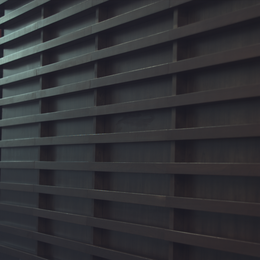
%> input picture general_functions/woodwall_0.png, 260 x 260 px, shrunk from 1024 x 1024 before the run; the run also reads 2 pictures not shown here
$ octave Run_ECC.m   (GNU Octave 9; MATLAB toolbox functions it lacks are replaced by stand-ins)
%> lines starting %> are read from the running program, lines starting %| are printed output that depends on the picture
### general_functions/normalize2D.m
% This function normalizes a 2D matrix I0 to a 0-1 2D matrix I.
%
function I=normalize2D(I0)

I0=double(I0);
MAX=max(max(I0));
MIN=min(min(I0));
delta=MAX-MIN;

[r,c]=size(I0);
I=zeros(r,c);
for i=1:r
    for j=1:c
     I(i,j)=((I0(i,j)-MIN)./delta);
    end
end

end

### general_functions/calculateStokes.m
% This function calculates the 5 polarization parameters of the pixel.
%
% Output parameters:
%  5 polarization parameters: s0,s1,s2,DOLP,AOLP
%
% Input parameters:
%  4 intensity parameters of the pixel: i0,i45,i90,i135
%
function [s0,s1,s2,DOLP,AOLP] = calculateStokes(i0,i45,i90,i135)

% i0,i45,i90,i135: 0~1;
% make sure S0: 0~1, S1: -1~1, S2: -1~1
s0 = 0.5*(i0 + i45 + i90 + i135);
s0 = s0/2;
s1 = i0 - i90;
s2 = i45 - i135;

% make sure DOLP: 0~1
DOLP = sqrt(s1.*s1 + s2.*s2)./(s0);
DOLP(DOLP>1) = 1;
DOLP(DOLP<0) = 0;
DOLP(isnan(DOLP)) = 0;
DOLP(isinf(DOLP)) = 1;

% make sure AOLP: 0~1
AOLP = (1/2) * atan2(s2,s1);
AOLP = AOLP * 180 / pi;
AOLP = mod(AOLP,180)/180.0;

 if max(i0(:)) > 255 || max(i45(:)) > 255 || max(i90(:)) > 255 || max(i135(:)) > 255
    s1 = (s1 + 65535)/131070;
    s2 = (s2 + 65535)/131070;
 elseif max(i0(:) < 1) || max(i45(:) < 1) || max(i90(:) < 1) || max(i135(:) < 1)
    s1 = (s1 + 1)/2;
    s2 = (s2 + 1)/2;
 else
    s1 = (s1 + 255)/510;
    s2 = (s2 + 255)/510;
 end

end

### Edge compensation on correlation (ECC)/ECC.m
%% Demosaic a matrix, and get 4 full-resolution intensity matrices with
% 'edge compensation on correlation' algorithm
%
%% Input:
% The mosaic matrix and mask
%
%% Output:
% 4 demosaiced matrices (4 intensity matrices)
function [I0_d,I45_d,I90_d,I135_d] = ECC(mosaic,mask)
% 90 45
% 135 0
[r,c,h]=size(mosaic);
%% initial interpolation
i90=mosaic(:,:,1);
i45=mosaic(:,:,2);
i135=mosaic(:,:,3);
i0=mosaic(:,:,4);
F=0.25*[1 2 1;
        2 4 2;
        1 2 1];
i90_F=conv2(i90,F,"same");
i45_F=conv2(i45,F,"same");
i135_F=conv2(i135,F,"same");
i0_F=conv2(i0,F,"same");

i90_F=padarray(i90_F,[2 2]);
i45_F=padarray(i45_F,[2 2]);
i135_F=padarray(i135_F,[2 2]);
i0_F=padarray(i0_F,[2 2]);
%% second-order differential
de_h90=zeros(r+4,c+4);
de_v90=zeros(r+4,c+4);
de_h45=zeros(r+4,c+4);
de_v45=zeros(r+4,c+4);
de_h135=zeros(r+4,c+4);
de_v135=zeros(r+4,c+4);
de_h0=zeros(r+4,c+4);
de_v0=zeros(r+4,c+4);
for i=3:r+2
    for j=3:c+2
        de_h90(i,j)=(i90_F(i,j+2)+i90_F(i,j-2)-2*i90_F(i,j))/4;
        de_v90(i,j)=(i90_F(i+2,j)+i90_F(i-2,j)-2*i90_F(i,j))/4;

        de_h45(i,j)=(i45_F(i,j+2)+i45_F(i,j-2)-2*i45_F(i,j))/4;
        de_v45(i,j)=(i45_F(i+2,j)+i45_F(i-2,j)-2*i45_F(i,j))/4;

        de_h135(i,j)=(i135_F(i,j+2)+i135_F(i,j-2)-2*i135_F(i,j))/4;
        de_v135(i,j)=(i135_F(i+2,j)+i135_F(i-2,j)-2*i135_F(i,j))/4;

        de_h0(i,j)=(i0_F(i,j+2)+i0_F(i,j-2)-2*i0_F(i,j))/4;
        de_v0(i,j)=(i0_F(i+2,j)+i0_F(i-2,j)-2*i0_F(i,j))/4;
    end
end

%% average
av_h90=zeros(r+4,c+4);
av_v90=zeros(r+4,c+4);
av_h45=zeros(r+4,c+4);
av_v45=zeros(r+4,c+4);
av_h135=zeros(r+4,c+4);
av_v135=zeros(r+4,c+4);
av_h0=zeros(r+4,c+4);
av_v0=zeros(r+4,c+4);
for i=3:r+2
    for j=3:c+2
        av_h90(i,j)=0.5*(i90_F(i,j+1)+i90_F(i,j-1));
        av_v90(i,j)=0.5*(i90_F(i+1,j)+i90_F(i-1,j));
        av_h45(i,j)=0.5*(i45_F(i,j+1)+i45_F(i,j-1));
        av_v45(i,j)=0.5*(i45_F(i+1,j)+i45_F(i-1,j));
        av_h135(i,j)=0.5*(i135_F(i,j+1)+i135_F(i,j-1));
        av_v135(i,j)=0.5*(i135_F(i+1,j)+i135_F(i-1,j));
        av_h0(i,j)=0.5*(i0_F(i,j+1)+i0_F(i,j-1));
        av_v0(i,j)=0.5*(i0_F(i+1,j)+i0_F(i-1,j));
    end
end

%% second interpolation
i90_2d=0.5*((av_h90-de_h90)+(av_v90-de_v90));
i45_2d=0.5*((av_h45-de_h45)+(av_v45-de_v45));
i135_2d=0.5*((av_h135-de_h135)+(av_v135-de_v135));
i0_2d=0.5*((av_h0-de_h0)+(av_v0-de_v0));

i90_2d=i90_2d(3:r+2,3:c+2);
i45_2d=i45_2d(3:r+2,3:c+2);
i135_2d=i135_2d(3:r+2,3:c+2);
i0_2d=i0_2d(3:r+2,3:c+2);

%% difference interpolation
% 90
d90_45=i45_2d.*mask(:,:,1)-i90;
d90_135=i135_2d.*mask(:,:,1)-i90;
d90_45=conv2(d90_45,F,"same");
d90_135=conv2(d90_135,F,"same");
i90_45=i45_2d-d90_45;
i90_135=i135_2d-d90_135;
I90_d=0.5*(i90_45+i90_135);
% 45
d45_0=i0_2d.*mask(:,:,2)-i45;
d45_90=i90_2d.*mask(:,:,2)-i45;
d45_0=conv2(d45_0,F,"same");
d45_90=conv2(d45_90,F,"same");
i45_0=i0_2d-d45_0;
i45_90=i90_2d-d45_90;
I45_d=0.5*(i45_0+i45_90);
% 135
d135_0=i0_2d.*mask(:,:,3)-i135;
d135_90=i90_2d.*mask(:,:,3)-i135;
d135_0=conv2(d135_0,F,"same");
d135_90=conv2(d135_90,F,"same");
i135_0=i0_2d-d135_0;
i135_90=i90_2d-d135_90;
I135_d=0.5*(i135_0+i135_90);
% 0
d0_45=i45_2d.*mask(:,:,4)-i0;
d0_135=i135_2d.*mask(:,:,4)-i0;
d0_45=conv2(d0_45,F,"same");
d0_135=conv2(d0_135,F,"same");
i0_45=i45_2d-d0_45;
i0_135=i135_2d-d0_135;
I0_d=0.5*(i0_45+i0_135);

end

### general_functions/Impsnr.m
% This function calculate the psnr between images X and Y (X or Y is not
% AOLP).
%
% Output parameters:
%  psnr: psnr between images X and Y
%
% Input parameters:
%  X: image whose dimensions should be same to that of Y
%  Y: image whose dimensions should be same to that of X
%  peak (optional): peak value (default: 255)
%  b (optional): border size to be neglected for evaluation
%
function psnr = Impsnr(X, Y, peak, b)

% decide the parameters
if( nargin < 3 ) % nargin is the number of input parameters
 peak = 255;
end

if( nargin < 4 )
 b = 0;
end

if( b > 0 )
 X = X(b:size(X,1)-b, b:size(X,2)-b,:);
 Y = Y(b:size(Y,1)-b, b:size(Y,2)-b,:);
end

% calculate psnr between X and Y
dif = (X - Y);
dif = dif .* dif;
for i=1:size(dif, 3)
 d = dif(:,:,i);
 mse = sum( d(:) ) / numel(d)+1e-32;
 psnr(i) = 10 * log10( peak * peak / mse );
end

end

### general_functions/Impsnr_AOLP.m
% This function calculates the psnr between AOLP images X and Y.
%
% Output parameters:
%  psnr: psnr between AOLP images X and Y
%
% Input parameters:
%  X: image whose dimensions should be same to that of Y
%  Y: image whose dimensions should be same to that of X
%  b (optional): border size to be neglected for evaluation
%
function psnr_AOLP = Impsnr_AOLP(x, y, b)

if( b > 0 )
     x = x(b:size(x,1)-b, b:size(x,2)-b,:);
     y = y(b:size(y,1)-b, b:size(y,2)-b,:);
end

 x = within01( x );
 y = within01( y );

 x = x(:);
 y = y(:);

 d0 = x - y;     d0 = d0 .* d0;
 dp = (x+1) - y; dp = dp .* dp;
 dn = (x-1) - y; dn = dn .* dn;

 dif = cat( 3, d0, dp, dn );
 dif = min( dif, [], 3 );

 mse = sum( dif ) / numel(dif);
 psnr_AOLP = 10*log10(1/mse);

end


function dst = within01( src )
 dst = src;

 d = ( dst > 1 );
 while( sum(d(:)) > 0 )
  dst = dst - d;
  d = ( dst > 1 );
 end

 d = ( dst < 0 );
 while( sum(d(:)) > 0 )
  dst = dst + d;
  d = ( dst < 1 );
 end

end

### general_functions/DrawPairs.m
% This function shows 10 pairs of polarization-parameter images.
% Each pair contains an origin image and a demosaicked image.
%
% Output parameters:
%  10 pairs of images in 5 figures
%
% Input parameters:
%  all polarization-parameter matrixes (both origin and demisaicked ones)
%
function DrawPairs(I0,I45,I90,I135,S0,S1,S2,DOLP,AOLP,I0_d,I45_d,I90_d,I135_d,S0_d,S1_d,S2_d,DOLP_d,AOLP_d)

%% prepare for origin
 z = ones(size(AOLP));
 hsv = cat(3,AOLP,DOLP,z);
 rgb = hsv2rgb(hsv);

 z = ones(size(AOLP_d));
 hsv_d = cat(3,AOLP_d,DOLP_d,z);
 rgb_d = hsv2rgb(hsv_d);

 %% draw pairs : 5 seperate images
     % intensity images
     figure('units','normalized','outerposition',[0 0 1 1]);set(gcf,'Color',[1,1,1]);
     subplot(2,4,1);imshow(I0(:,:));title(['I0 ']); subplot(2,4,2);imshow(I0_d(:,:));title(['I0-d ']);
     subplot(2,4,3);imshow(I45(:,:));title(['I45 ']); subplot(2,4,4);imshow(I45_d(:,:));title(['I45-d ']);
     subplot(2,4,5);imshow(I90(:,:));title(['I90 ']); subplot(2,4,6);imshow(I90_d(:,:));title(['I90-d ']);
     subplot(2,4,7);imshow(I135(:,:));title(['I135 ']); subplot(2,4,8);imshow(I135_d(:,:));title(['I135-d ']);
     saveas(gcf, 'Results/intensity.png');

     % Stokes images
     figure('units','normalized','outerposition',[0 0 1 1]);set(gcf,'Color',[1,1,1]);
     subplot(1,6,1);imshow(im2double(S0(:,:)));title('S0'); subplot(1,6,2);imshow(im2double(S0_d(:,:)));title('S0-d');
     subplot(1,6,3);imshow(im2double(S1(:,:)));title('S1'); subplot(1,6,4);imshow(im2double(S1_d(:,:)));title('S1-d');
     subplot(1,6,5);imshow(im2double(S2(:,:)));title('S2'); subplot(1,6,6);imshow(im2double(S2_d(:,:)));title('S2-d');
     saveas(gcf, 'Results/stokes.png');

     % DOLP images
     figure(3);
     subplot(1,2,1);imshow((DOLP(:,:)),[0 1 ]);title('DOLP');colorbar('Ticks',[0,0.25,0.50,0.75,1],'TickLabels',{'0%','25%','50%','75%','100%'});
     subplot(1,2,2);imshow((DOLP_d(:,:)),[0 1 ]);title('DOLP-d');colorbar('Ticks',[0,0.25,0.50,0.75,1],'TickLabels',{'0%','25%','50%','75%','100%'});
     saveas(gcf, 'Results/DOLP.png');

     % AOLP images
     figure(4);
     ax2 = subplot(1,2,1);imshow(im2double(AOLP(:,:)));colormap(ax2,'jet');colorbar('Ticks',[0,0.25,0.50,0.75,1],'TickLabels',{'0°','45°','90°','135°','180°'});title('AOLP');
     ax2_d = subplot(1,2,2);imshow(im2double(AOLP_d(:,:)));colormap(ax2_d,'jet');colorbar('Ticks',[0,0.25,0.50,0.75,1],'TickLabels',{'0°','45°','90°','135°','180°'});title('AOLP-d');
     saveas(gcf, 'Results/AOLP.png');

     % AOLP DOLP HSV image
     figure(5);
     subplot(1,2,1);imshow(rgb);title(['AOP-DOP']);
     subplot(1,2,2);imshow(rgb_d);title(['AOP-DOP-d']);
     saveas(gcf, 'Results/AOLP-DOLP.png');

end

### Edge compensation on correlation (ECC)/Run_ECC.m
%% Describe:
% This code shows the algorithm's demosaicing ability intuitively.
% It will mosaic a ground-truth scenario first, demosaic it with the
%   specific algorithm discussed in this folder, and then compare
%   the polarization parameters before and after demosaicing.
% It will use subjective and objective indicators to describe the demosaicing
%   performance.
%
%% Note:
% Make sure to put this code and the 'general_functions' folder in the
%   same folder.
%
%% Input:
% 4 RGB polarization images from the scenario 'woodwall'.
%
%% Output:
% 5 figures: showing 9 pairs of ground-truth and demosaiced polarization-
%   parameter images, including I0, I45, I90, I135, S0, S1, S2, DOLP and AOLP.
% A 'result' excel: PSNRs of these 9 pairs of images.


%% PRE
clc
close all;
clear all;
% add functions folder
addpath('general_functions');
% Result folder
if exist('Results') == 0
    mkdir('Results')
end
tic
% read polarization images (4 RGB pics)
I0 = double(imread('woodwall_0.png'));
I45 = double(imread('woodwall_45.png'));
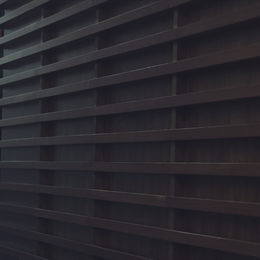
%> input picture general_functions/woodwall_45.png, 260 x 260 px, shrunk from 1024 x 1024 before the run
I90 = double(imread('woodwall_90.png'));
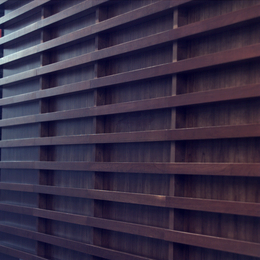
%> I90: size 260x260x3 double; mean R, G, B 40.4, 37.9, 44; mean of the top-left, top-right, bottom-left and bottom-right quarters 45.3, 39.1, 40.2, 38.4; drawn with min black and max white
I135 = double(imread('woodwall_135.png'));
% abstract monochrome polarization image by green channel: origin
I0 = normalize2D(I0(:,:,2));
%> in normalize2D, `MAX=max(max(I0));`: MAX = 200
%> in normalize2D, `MIN=min(min(I0));`: MIN = 23
%> in normalize2D, `delta=MAX-MIN;`: delta = 177
%> after the loop in normalize2D, `for i=1:r`:
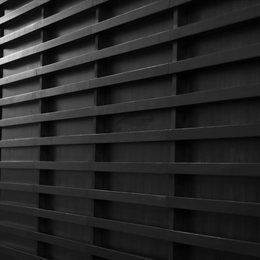
%> I: size 260x260 double; min 0, max 1, mean 0.151
I45 = normalize2D(I45(:,:,2));
I90 = normalize2D(I90(:,:,2));
I135 = normalize2D(I135(:,:,2));
origin = cat(3,I90,I45,I135,I0);
%% caculate polarization parameters of Origin Image (I0,I45,I90,I135)
[S0,S1,S2,DOLP,AOLP] = calculateStokes(I0,I45,I90,I135);
%> in calculateStokes, `DOLP(DOLP>1) = 1;`:
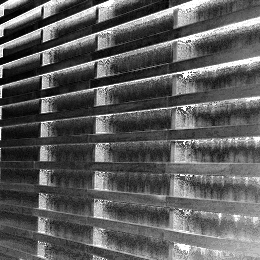
%> DOLP: size 260x260 double; min 0, max 1, mean 0.362


%% set mosaic pattern: mask
% 90 45
% 135 0
r = size(I0,1);
%> r = 260
c = size(I0,2);
%> c = 260
mask = [];
for i = 1:2
    for j = 1:2
        temp_mask = zeros(r,c);
        temp_mask(i:2:end,j:2:end) = 1;
        mask = cat(3,mask,temp_mask);
    end
end
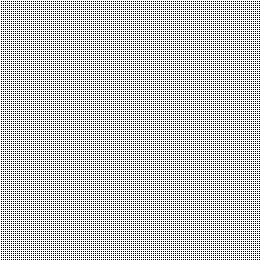
%> mask: size 260x260x4 double; mean R, G, B, A 0.25, 0.25, 0.25, 0.25; transparent parts drawn white
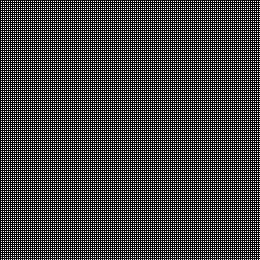
%> temp_mask: size 260x260 double; values 0 (black) and 1 (white), 25% white in thin lines or dots
mask_90 = mask(:,:,1);
mask_45 = mask(:,:,2);
mask_135 = mask(:,:,3);
mask_0 = mask(:,:,4);
%% make the Mosaic Image: mosaic
mosaic(:,:,1) = origin(:,:,1) .* mask_90;
mosaic(:,:,2) = origin(:,:,2) .* mask_45;
mosaic(:,:,3) = origin(:,:,3) .* mask_135;
%> mosaic: size 260x260x3 double
mosaic(:,:,4) = origin(:,:,4) .* mask_0;
%> mosaic: size 260x260x4 double


%% get the Demosaic Image: demosaic (I0_d,I45_d,I90_d,I135_d)
[I0_d,I45_d,I90_d,I135_d] = ECC(mosaic,mask);
%> after the loop in ECC, `for i=3:r+2`:
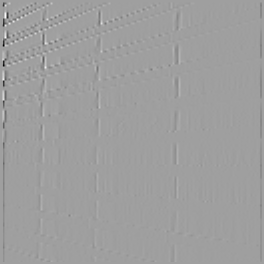
%> de_h0: size 264x264 double; min -0.273, max 0.164, mean -0.000483; drawn with min black and max white
toc
t=toc;
%% caculate polarization parameters of Demosaic Image (S0_d,S1_d,S2_d,DOLP_d,AOLP_d)
[S0_d,S1_d,S2_d,DOLP_d,AOLP_d] = calculateStokes(I0_d,I45_d,I90_d,I135_d);


%% caculate PSNR, and use images
% show 10 image pairs
DrawPairs(I0,I45,I90,I135,S0,S1,S2,DOLP,AOLP,I0_d,I45_d,I90_d,I135_d,S0_d,S1_d,S2_d,DOLP_d,AOLP_d);
% calculate PSNRs by excluding a 15(or 14) pixel wide margin each side
psnr_90 = Impsnr(I90_d,I90,1,15);
%> the loop in Impsnr, `for i=1:size(dif, 3)` made 1 pass
%> mse on pass 1: 0.000317
%> psnr_90 = 34.99
psnr_45 = Impsnr(I45_d,I45,1,15);
%> the loop in Impsnr (call 2), `for i=1:size(dif, 3)` made 1 pass
%> mse on pass 1: 0.000521
%> psnr_45 = 32.83
psnr_135 = Impsnr(I135_d,I135,1,15);
%> psnr_135 = 37.45
psnr_0 = Impsnr(I0_d,I0,1,15);
%> psnr_0 = 36.57
psnr_S0 = Impsnr(S0_d,S0,1,15);
%> psnr_S0 = 38.1
psnr_S1 = Impsnr(S1_d,S1,1,15);
%> psnr_S1 = 38.98
psnr_S2 = Impsnr(S2_d,S2,1,15);
%> psnr_S2 = 37.75
psnr_DOLP = Impsnr(DOLP_d,DOLP,1,15);
%> psnr_DOLP = 17.44
psnr_AOLP = Impsnr_AOLP(AOLP_d,AOLP,15);
%> in Impsnr_AOLP, `mse = sum( dif ) / numel(dif);`: mse = 0.00888
%> in Impsnr_AOLP, `psnr_AOLP = 10*log10(1/mse);`: psnr_AOLP = 20.52
%> psnr_AOLP = 20.52
PSNR=[psnr_0 psnr_45 psnr_90 psnr_135 ;psnr_S0 psnr_S1 psnr_S2 0 ;psnr_DOLP psnr_AOLP 0 0]
%> PSNR = [36.57 32.83 34.99 37.45; 38.1 38.98 37.75 0; 17.44 20.52 0 0]
%% write down the results (create a folder)
result = [psnr_0 psnr_45 psnr_90 psnr_135 psnr_S0 psnr_S1 psnr_S2 psnr_DOLP psnr_AOLP t];
%> result = [36.57 32.83 34.99 37.45 38.1 38.98 37.75 17.44 20.52 9.38]
csvwrite('Results/result.csv',result);
